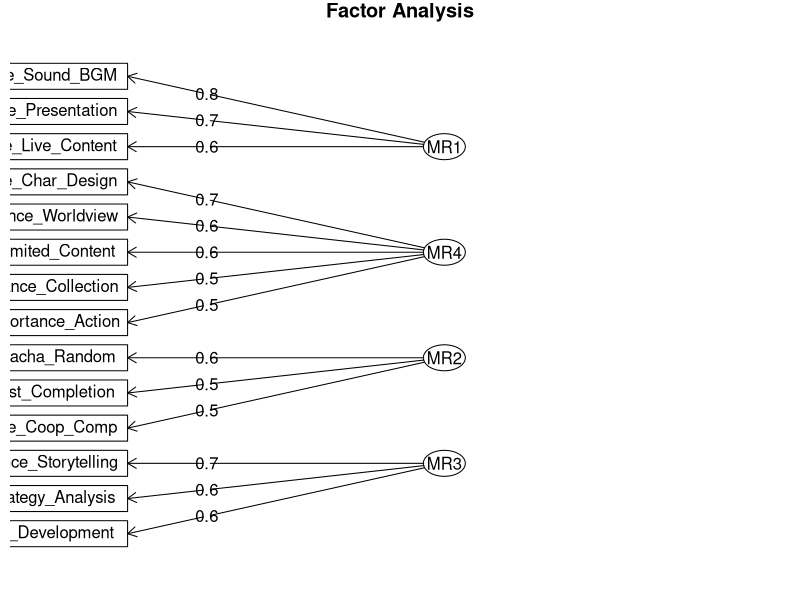
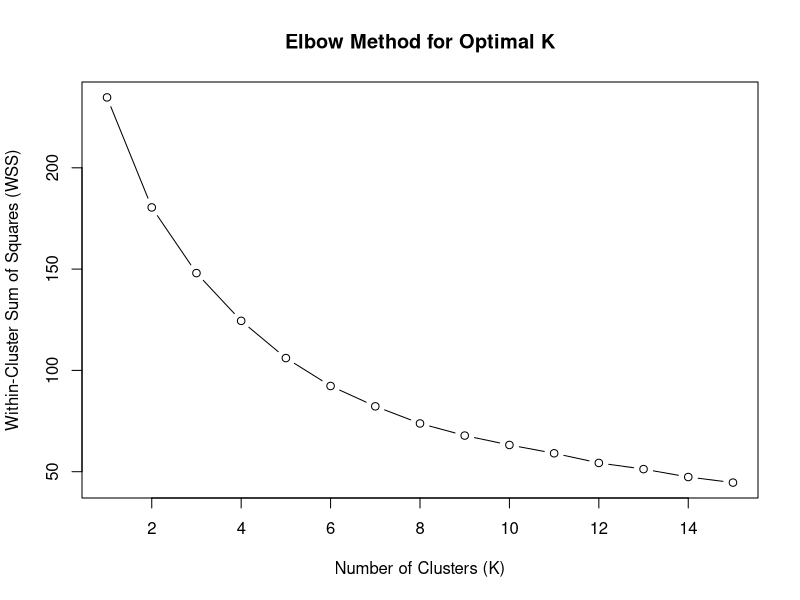

Recreate these plots in R, in order.
# 20251113_1_Play_SP_Game_魅力の主成分分析

library(readxl)
exceldata_2 <- read_excel("data/data_2.xlsx", sheet = "Sheet1")
View(exceldata_2)


df <- exceldata_2[24:37]

# 主成分分析
## result <- prcomp(df, scale = TRUE)


# 因子分析もやってみる
# パッケージの読み込み
# install.packages("psych")
library(psych)

# 主成分法 (fm="pa" - Principal Axis Factor Analysisもよく使われます)
# 抽出方法: "pc" (主成分分析) 
# 因子数: nfactors=4 (4因子を抽出)
# 回転方法: rotate="varimax" (直交回転のバリマックス)
fa_result <- fa(r = df, 
                nfactors = 4, 
                fm = "pc", 
                rotate = "varimax")

# 結果の表示
fa_result

# 詳細な結果の表示（負荷量のグラフ化）
# cut (負荷量の表示しきい値)
fa.diagram(fa_result, cut = 0.3)

# 因子得点
factor_scores <- fa_result$scores

# クラスター分析

# --- 最適なクラスター数の決定（エルボー法） ---
# Kの数に応じたWSS (Within-Cluster Sum of Squares)を格納するベクトル
wss <- numeric(15)

# K=1からK=15までK-meansを実行し、WSSを計算
for (k in 1:15) {
  # nstart=25 は、初期値のランダムな選び方による影響を減らすため、25回繰り返す設定
  kmeans_result <- kmeans(factor_scores, centers = k, nstart = 25)
  wss[k] <- kmeans_result$tot.withinss
}

# エルボー法のプロット
plot(1:15, wss, type = "b", 
     xlab = "Number of Clusters (K)", 
     ylab = "Within-Cluster Sum of Squares (WSS)", 
     main = "Elbow Method for Optimal K")
# [Image of Elbow method graph for K-means clustering]
## 3か4かなぁ

# K=3でK-meansを実行 (最適なKはエルボー法の結果に基づいて変更してください)
final_k <- 4
set.seed(123) # 結果の再現性を確保するためにシードを設定
kmeans_final <- kmeans(factor_scores, centers = final_k, nstart = 25)

# --- 結果の統合 ---
# 1. 因子得点データにクラスターの割り当てを追加
factor_scores_with_cluster <- data.frame(factor_scores, 
                                         Cluster = kmeans_final$cluster)

# 2. 各クラスターの中心（特徴）を抽出
# これが各クラスターのプロファイルを表します
cluster_centers <- kmeans_final$centers
print("--- Cluster Centers (各クラスターの平均因子得点) ---")
print(cluster_centers)

# 3. 各クラスターのサイズ（人数）を確認
print("--- Cluster Sizes (各クラスターの人数) ---")
print(kmeans_final$size)


cluster_assignment <- kmeans_final$cluster
payment_vector <- exceldata_2[, 19]
# 3. 2つのベクトルを新しいデータフレームとして結合
# 行数（77）が一致していれば、この方法は最も確実です。
combined_data_final <- data.frame(
  Cluster = cluster_assignment,
  Payment_Flag = payment_vector
)

print("--- クラスターごとの課金率 ---")
print("--- クラスターごとの課金率 ---")
utilization_rate <- aggregate(
  x = combined_data_final$Made_InApp_Purchase,  # 課金フラグのベクトル
  by = list(Cluster = combined_data_final$Cluster), # クラスター番号のベクトルでグループ化
  FUN = mean # 平均（＝課金率）を計算
)
print(utilization_rate)



# combined_data_final の Play_Time_Category 列を使ってクロス集計と検定を実行
exceldata_2 <- cbind(exceldata_2, cluster_assignment)

print("--- クラスターとプレイ時間のクロス集計表 ---")
# 1. クロス集計表（分割表）の作成
# 行: クラスター (4水準), 列: プレイ時間カテゴリ (N水準)
contingency_table_time <- table(exceldata_2$cluster_assignment, 
                                exceldata_2$Avg_Hours_SP_Weekend)
print(contingency_table_time)

# カイ二乗検定的にはだめそうだけど、実数値は傾向ありそうだから使っちゃう
# 2. カイ二乗検定の実行
chi_sq_test_time <- chisq.test(contingency_table_time)
print("--- カイ二乗検定の結果 ---")
print(chi_sq_test_time)
